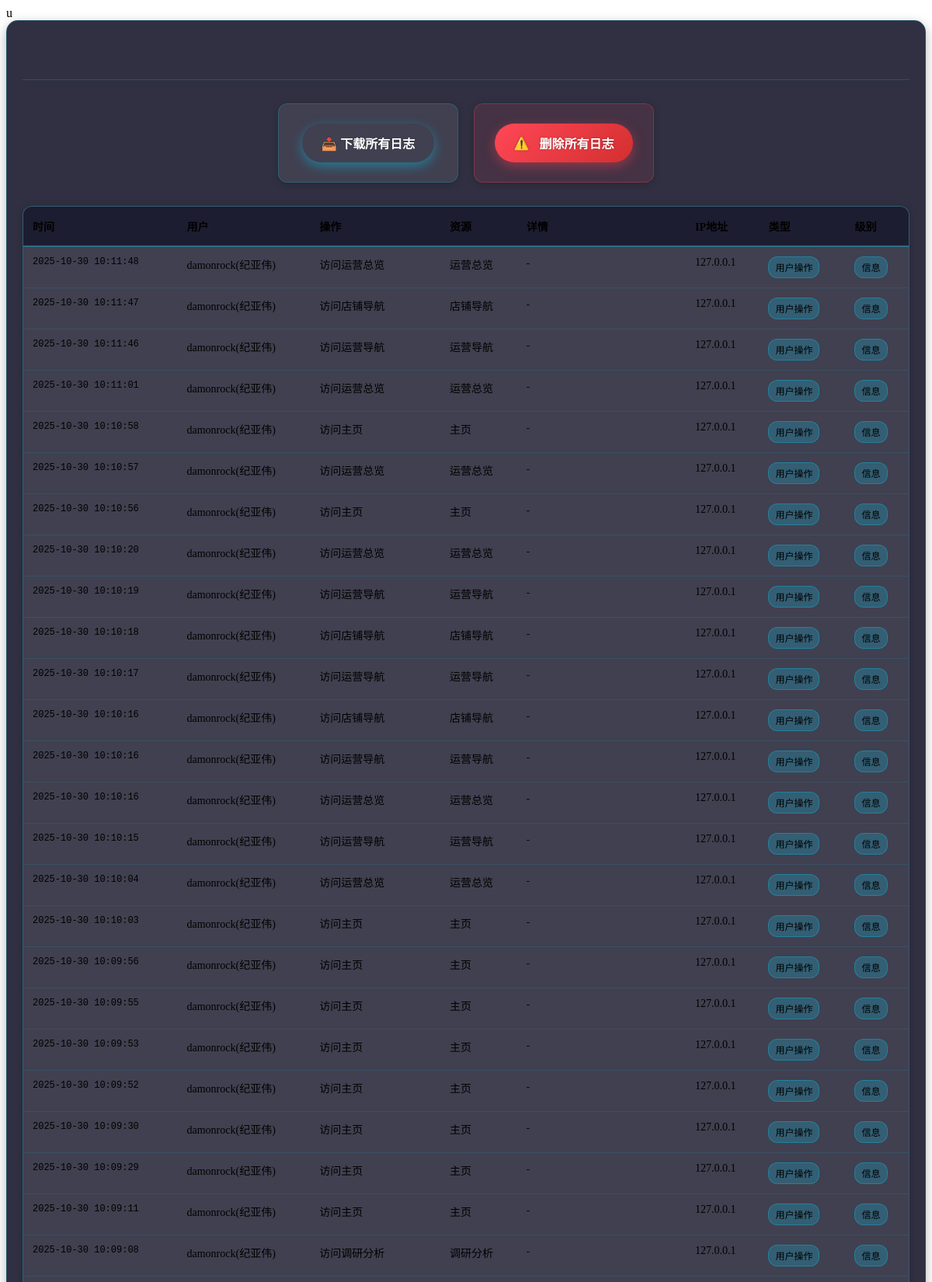
The page /admin/logs (signed in, upper part) on the database its author committed.
### tables this page shows
CREATE TABLE "logs" (
                id INTEGER PRIMARY KEY AUTOINCREMENT,
                timestamp DATETIME DEFAULT (datetime('now', '+8 hours')),
                user_id INTEGER,
                username VARCHAR(50),
                action VARCHAR(100) NOT NULL,
                resource VARCHAR(100),
                details TEXT,
                ip_address VARCHAR(45),
                user_agent TEXT,
                log_type VARCHAR(20) DEFAULT 'user',
                level VARCHAR(10) DEFAULT 'info',
                FOREIGN KEY (user_id) REFERENCES users (id)
            );

### routes/admin.py (the view)
@admin_bp.route('/logs')
@login_required
@admin_required
def view_logs():
    from core.database import get_logs
    log_type = request.args.get('type', '')
    level = request.args.get('level', '')
    limit = int(request.args.get('limit', 100))
    logs = get_logs(
        limit=limit,
        log_type=log_type if log_type else None,
        level=level if level else None
    )
    return render_template('admin/logs_embed.html', logs=logs,
                         current_type=log_type, current_level=level, limit=limit)

### core/auth.py (called while the page is built, shortened)
def is_logged_in():
    return 'username' in session

def login_required(f):
    from functools import wraps
    @wraps(f)
    def decorated_function(*args, **kwargs):
        if not is_logged_in():
            return redirect(url_for('auth.login', next=request.url))
        return f(*args, **kwargs)
    return decorated_function

def admin_required(f):
    from functools import wraps
    @wraps(f)
    def decorated_function(*args, **kwargs):
        if not is_logged_in():
            return redirect(url_for('auth.login', next=request.url))
        return f(*args, **kwargs)
    return decorated_function

### core/database.py (called while the page is built)
def get_logs(limit=100, log_type=None, level=None, user_id=None):
    conn = get_db_connection()
    cursor = conn.cursor()
    query = "SELECT * FROM logs WHERE 1=1"
    params = []
    if log_type:
        query += " AND log_type = ?"
        params.append(log_type)
    if level:
        query += " AND level = ?"
        params.append(level)
    if user_id:
        query += " AND user_id = ?"
        params.append(user_id)
    query += " ORDER BY timestamp DESC LIMIT ?"
    params.append(limit)
    try:
        cursor.execute(query, params)
        logs = cursor.fetchall()
        return logs
    except Exception as e:
        print(f"获取日志失败: {e}")
        return []
    finally:
        conn.close()

### core/database_config.py (called while the page is built)
def get_db_connection():
    conn = sqlite3.connect(DB_PATH)
    conn.execute(f"PRAGMA temp_store = 2")  # 使用临时内存存储
    conn.execute("PRAGMA journal_mode = WAL")  # 使用WAL模式提高并发性能
    def beijing_now():
        """返回当前北京时间"""
        return datetime.strftime(datetime.now(), '%Y-%m-%d %H:%M:%S')
    conn.create_function("beijing_now", 0, beijing_now)
    conn.row_factory = sqlite3.Row  # 使结果可以通过列名访问
    return conn

### templates/admin/logs_embed.html (shortened to what this page needs)
u<div class="logs-management-embed">
    <div class="section-header">
        <h2> 系统日志</h2>
    </div>
    <div class="logs-actions-container">
        <div class="action-card">
            <button id="download-logs-btn" class="download-logs-btn">📥 下载所有日志</button>
        </div>
        <div class="action-card danger-zone">
            <button id="delete-all-logs-btn" class="delete-all-logs-btn">删除所有日志</button>
        </div>
    </div>
    <div class="logs-table-container">
        <table class="logs-table">
            <thead>
                <tr>
                    <th>时间</th>
                    <th>用户</th>
                    <th>操作</th>
                    <th>资源</th>
                    <th>详情</th>
                    <th>IP地址</th>
                    <th>类型</th>
                    <th>级别</th>
                </tr>
            </thead>
            <tbody>
                {% for log in logs %}
                <tr>
                    <td class="timestamp">{{ log.timestamp }}</td>
                    <td>{{ log.username or '-' }}</td>
                    <td>{{ log.action }}</td>
                    <td>{{ log.resource or '-' }}</td>
                    <td class="log-details">{{ log.details or '-' }}</td>
                    <td>{{ log.ip_address or '-' }}</td>
                    <td>
                        <span class="log-type-badge log-type-{{ log.log_type }}">
                            {{ {
                                'user': '用户操作',
                                'system': '系统事件',
                                'security': '安全事件'
                            }.get(log.log_type, log.log_type) }}
                        </span>
                    </td>
                    <td>
                        <span class="log-level-badge log-level-{{ log.level }}">
                            {{ {
                                'debug': '调试',
                                'info': '信息',
                                'warning': '警告',
                                'error': '错误',
                                'critical': '严重'
                            }.get(log.level, log.level) }}
                        </span>
                    </td>
                </tr>
                {% endfor %}
            </tbody>
        </table>
    </div>
</div>

### templates/admin/logs_embed.html (style rules this page uses)
.logs-management-embed { padding: 20px; background: rgba(26, 26, 46, 0.9); border: 1px solid rgba(0, 212, 255, 0.2); border-radius: 15px; box-shadow: 0 5px 15px rgba(0, 0, 0, 0.3); position: relative; }
.section-header { display: flex; justify-content: flex-start; align-items: center; margin-bottom: 30px; padding-bottom: 20px; border-bottom: 1px solid rgba(0, 212, 255, 0.2); }
.section-header h2 { color: var(--text-primary); margin: 0; font-size: 24px; font-weight: 600; background: linear-gradient(135deg, var(--neon-blue) 0%, var(--neon-purple) 100%); -webkit-background-clip: text; -webkit-text-fill-color: transparent; background-clip: text; display: flex; align-items: center; gap: 12px; }
.logs-actions-container { display: flex; gap: 20px; align-items: center; justify-content: center; margin-bottom: 30px; }
.action-card { background: rgba(255, 255, 255, 0.08); border-radius: 12px; padding: 25px; box-shadow: 0 2px 10px rgba(0, 0, 0, 0.2); border: 1px solid rgba(0, 212, 255, 0.2); text-align: center; min-width: 180px; }
.action-card.danger-zone { border: 1px solid rgba(255, 71, 87, 0.3); background: rgba(255, 71, 87, 0.1); }
.download-logs-btn { padding: 15px 25px; background: linear-gradient(135deg, var(--neon-blue) 0%, var(--neon-purple) 100%); color: white; border: none; border-radius: 25px; cursor: pointer; font-weight: 600; font-size: 16px; transition: all var(--transition-normal) ease; box-shadow: 0 5px 15px rgba(0, 212, 255, 0.4); display: inline-flex; align-items: center; gap: 8px; text-shadow: 0 0 2px rgba(0, 0, 0, 0.2); height: 50px; box-sizing: border-box; white-space: nowrap; }
.delete-all-logs-btn { padding: 15px 25px; background: linear-gradient(135deg, #ff4757 0%, #d32f2f 100%); color: white; border: none; border-radius: 25px; cursor: pointer; font-weight: 700; font-size: 16px; transition: all var(--transition-normal) ease; box-shadow: 0 5px 15px rgba(255, 71, 87, 0.4); display: inline-flex; align-items: center; gap: 8px; text-shadow: 0 0 3px rgba(0, 0, 0, 0.3); height: 50px; box-sizing: border-box; white-space: nowrap; position: relative; }
.delete-all-logs-btn::before { content: "⚠️"; margin-right: 5px; animation: pulse 2s infinite; }
.logs-table-container { background: rgba(255, 255, 255, 0.08); border-radius: 12px; overflow: hidden; box-shadow: 0 2px 10px rgba(0, 0, 0, 0.2); border: 1px solid rgba(0, 212, 255, 0.2); margin-bottom: 30px; }
.logs-table { width: 100%; border-collapse: collapse; font-size: 14px; }
.logs-table th { background: rgba(26, 26, 46, 0.9); padding: 15px 12px; text-align: left; font-weight: 600; color: var(--neon-blue); position: sticky; top: 0; z-index: 10; border-bottom: 2px solid rgba(0, 212, 255, 0.3); }
.logs-table td { padding: 12px; border-bottom: 1px solid rgba(0, 212, 255, 0.1); vertical-align: top; color: var(--text-primary); }
.logs-table tbody tr { transition: background-color 0.2s ease; }
.log-level-badge { display: inline-block; padding: 4px 8px; border-radius: 12px; font-size: 12px; font-weight: 500; text-transform: uppercase; }
.log-level-info { background: rgba(0, 212, 255, 0.2); color: var(--neon-blue); border: 1px solid rgba(0, 212, 255, 0.3); }
.log-type-badge { display: inline-block; padding: 4px 8px; border-radius: 12px; font-size: 12px; font-weight: 500; }
.log-type-user { background: rgba(0, 212, 255, 0.2); color: var(--neon-blue); border: 1px solid rgba(0, 212, 255, 0.3); }
.log-details { max-width: 300px; word-wrap: break-word; font-size: 13px; line-height: 1.4; }
.timestamp { font-family: 'Courier New', monospace; font-size: 12px; color: var(--text-secondary); }

### rows shown on the page
logs: timestamp "2025-10-30 10:11:48", username "damonrock(纪亚伟)", action "访问运营总览", resource "运营总览", details "-", ip_address "127.0.0.1", log_type "用户操作", level "信息"
logs: timestamp "2025-10-30 10:11:47", username "damonrock(纪亚伟)", action "访问店铺导航", resource "店铺导航", details "-", ip_address "127.0.0.1", log_type "用户操作", level "信息"
logs: timestamp "2025-10-30 10:11:46", username "damonrock(纪亚伟)", action "访问运营导航", resource "运营导航", details "-", ip_address "127.0.0.1", log_type "用户操作", level "信息"
logs: timestamp "2025-10-30 10:11:01", username "damonrock(纪亚伟)", action "访问运营总览", resource "运营总览", details "-", ip_address "127.0.0.1", log_type "用户操作", level "信息"
logs: timestamp "2025-10-30 10:10:58", username "damonrock(纪亚伟)", action "访问主页", resource "主页", details "-", ip_address "127.0.0.1", log_type "用户操作", level "信息"
logs: timestamp "2025-10-30 10:10:57", username "damonrock(纪亚伟)", action "访问运营总览", resource "运营总览", details "-", ip_address "127.0.0.1", log_type "用户操作", level "信息"
logs: timestamp "2025-10-30 10:10:56", username "damonrock(纪亚伟)", action "访问主页", resource "主页", details "-", ip_address "127.0.0.1", log_type "用户操作", level "信息"
logs: timestamp "2025-10-30 10:10:20", username "damonrock(纪亚伟)", action "访问运营总览", resource "运营总览", details "-", ip_address "127.0.0.1", log_type "用户操作", level "信息"
logs: timestamp "2025-10-30 10:10:19", username "damonrock(纪亚伟)", action "访问运营导航", resource "运营导航", details "-", ip_address "127.0.0.1", log_type "用户操作", level "信息"
logs: timestamp "2025-10-30 10:10:18", username "damonrock(纪亚伟)", action "访问店铺导航", resource "店铺导航", details "-", ip_address "127.0.0.1", log_type "用户操作", level "信息"
logs: timestamp "2025-10-30 10:10:17", username "damonrock(纪亚伟)", action "访问运营导航", resource "运营导航", details "-", ip_address "127.0.0.1", log_type "用户操作", level "信息"
logs: timestamp "2025-10-30 10:10:16", username "damonrock(纪亚伟)", action "访问店铺导航", resource "店铺导航", details "-", ip_address "127.0.0.1", log_type "用户操作", level "信息"
logs: timestamp "2025-10-30 10:10:16", username "damonrock(纪亚伟)", action "访问运营导航", resource "运营导航", details "-", ip_address "127.0.0.1", log_type "用户操作", level "信息"
logs: timestamp "2025-10-30 10:10:16", username "damonrock(纪亚伟)", action "访问运营总览", resource "运营总览", details "-", ip_address "127.0.0.1", log_type "用户操作", level "信息"
logs: timestamp "2025-10-30 10:10:15", username "damonrock(纪亚伟)", action "访问运营导航", resource "运营导航", details "-", ip_address "127.0.0.1", log_type "用户操作", level "信息"
logs: timestamp "2025-10-30 10:10:04", username "damonrock(纪亚伟)", action "访问运营总览", resource "运营总览", details "-", ip_address "127.0.0.1", log_type "用户操作", level "信息"
logs: timestamp "2025-10-30 10:10:03", username "damonrock(纪亚伟)", action "访问主页", resource "主页", details "-", ip_address "127.0.0.1", log_type "用户操作", level "信息"
logs: timestamp "2025-10-30 10:09:56", username "damonrock(纪亚伟)", action "访问主页", resource "主页", details "-", ip_address "127.0.0.1", log_type "用户操作", level "信息"
logs: timestamp "2025-10-30 10:09:55", username "damonrock(纪亚伟)", action "访问主页", resource "主页", details "-", ip_address "127.0.0.1", log_type "用户操作", level "信息"
logs: timestamp "2025-10-30 10:09:53", username "damonrock(纪亚伟)", action "访问主页", resource "主页", details "-", ip_address "127.0.0.1", log_type "用户操作", level "信息"
logs: timestamp "2025-10-30 10:09:52", username "damonrock(纪亚伟)", action "访问主页", resource "主页", details "-", ip_address "127.0.0.1", log_type "用户操作", level "信息"
logs: timestamp "2025-10-30 10:09:30", username "damonrock(纪亚伟)", action "访问主页", resource "主页", details "-", ip_address "127.0.0.1", log_type "用户操作", level "信息"
logs: timestamp "2025-10-30 10:09:29", username "damonrock(纪亚伟)", action "访问主页", resource "主页", details "-", ip_address "127.0.0.1", log_type "用户操作", level "信息"
logs: timestamp "2025-10-30 10:09:11", username "damonrock(纪亚伟)", action "访问主页", resource "主页", details "-", ip_address "127.0.0.1", log_type "用户操作", level "信息"
logs: timestamp "2025-10-30 10:09:08", username "damonrock(纪亚伟)", action "访问调研分析", resource "调研分析", details "-", ip_address "127.0.0.1", log_type "用户操作", level "信息"
